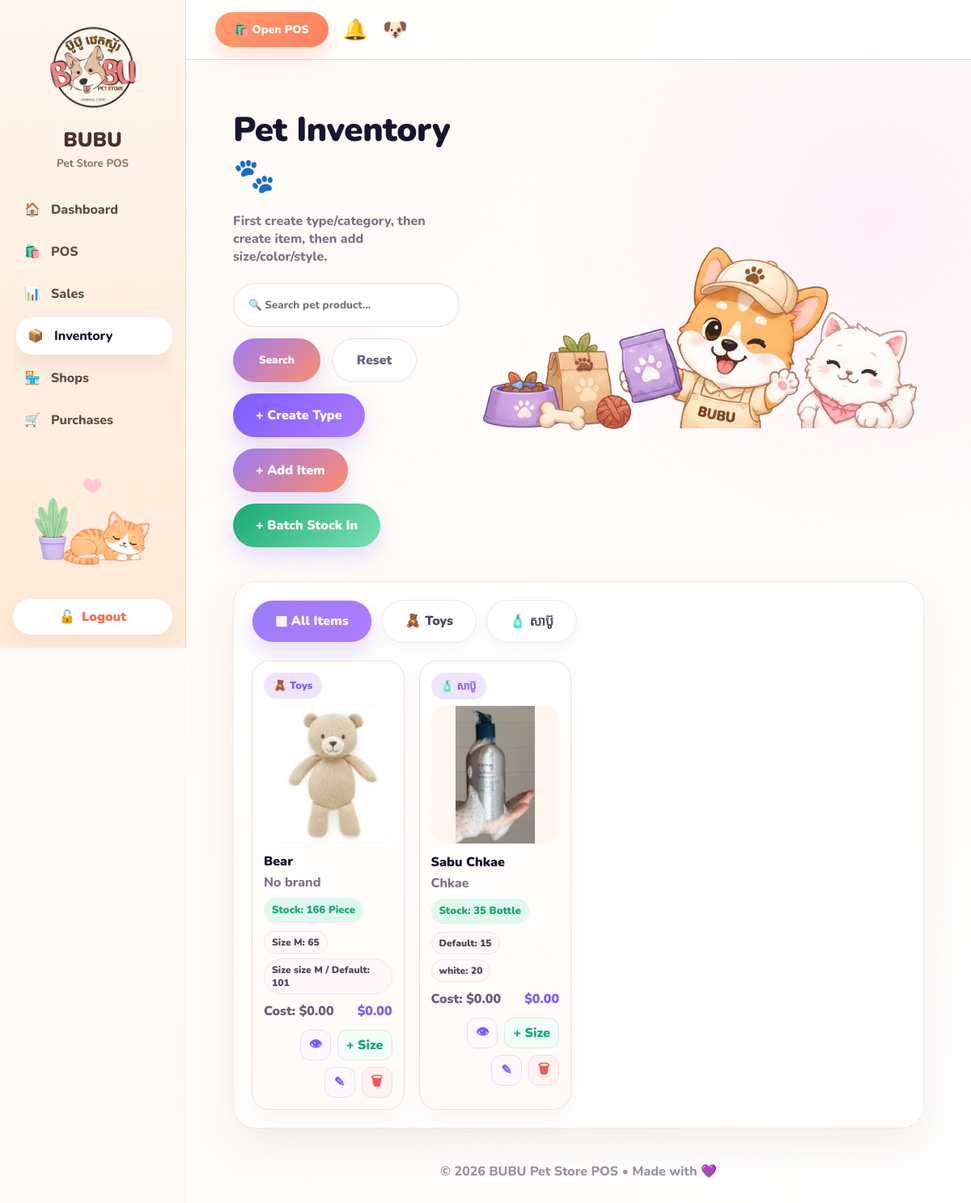
Screenshot of /inventory/ (signed in) with the database file from the repository.
### inventory/models.py (models this page shows, shortened)
class ItemType(models.Model):
    name = models.CharField(max_length=100, unique=True)
    emoji = models.CharField(max_length=10, blank=True, default="📦")
    is_active = models.BooleanField(default=True)

class Item(models.Model):
    UNIT_CHOICES = [
        ("piece", "Piece"),
        ("bottle", "Bottle"),
        ("ml", "ML"),
        ("g", "Gram"),
        ("kg", "KG"),
        ("pack", "Pack"),
        ("box", "Box"),
    ]
    item_type = models.ForeignKey(
        ItemType,
        on_delete=models.SET_NULL,
        null=True,
        blank=True,
        related_name="items",
    )
    name = models.CharField(max_length=200)
    brand = models.CharField(max_length=100, blank=True, default="")
    image = models.ImageField(upload_to="items/", blank=True, null=True)
    unit = models.CharField(max_length=20, choices=UNIT_CHOICES, default="piece")
    cost_price = models.DecimalField(max_digits=10, decimal_places=2, default=0)
    sale_price = models.DecimalField(max_digits=10, decimal_places=2, default=0)
    is_active = models.BooleanField(default=True)
    created_at = models.DateTimeField(auto_now_add=True)
    @property
    def total_stock(self):
        return sum(v.quantity for v in self.variants.filter(is_active=True))

class ItemVariant(models.Model):
    item = models.ForeignKey(
        Item,
        on_delete=models.CASCADE,
        related_name="variants",
    )
    sku = models.CharField(max_length=80, blank=True, default="")
    image = models.ImageField(upload_to="item_variants/", blank=True, null=True)
    color = models.CharField(max_length=50, blank=True, default="")
    size = models.CharField(max_length=50, blank=True, default="")
    label = models.CharField(max_length=100, blank=True, default="")
    quantity = models.IntegerField(default=0)
    cost_price = models.DecimalField(max_digits=10, decimal_places=2, default=0)
    sale_price = models.DecimalField(max_digits=10, decimal_places=2, default=0)
    is_active = models.BooleanField(default=True)
    class Meta:
        ordering = ["item__name", "size", "color", "label", "id"]
        indexes = [
            models.Index(fields=["item", "is_active"]),
            models.Index(fields=["sku"]),
        ]
    def display_name(self):
        parts = []
        if self.size:
            parts.append(f"Size {self.size}")
        if self.color:
            parts.append(self.color)
        if self.label:
            parts.append(self.label)
        return " / ".join(parts) if parts else "Default"

### inventory/views.py (the view, shortened to what this page needs)
# urls.py: path("", views.item_list, name="item_list"),
@login_required
def item_list(request):
    q = request.GET.get("q", "").strip()
    type_id = request.GET.get("type", "").strip()
    items = (
        Item.objects
        .prefetch_related("variants")
        .select_related("item_type")
        .order_by("name")
    )
    item_types = ItemType.objects.filter(is_active=True).order_by("name")
    if type_id:
        items = items.filter(item_type_id=type_id)
    return render(request, "inventory/item_list.html", {
        "items": items,
        "item_types": item_types,
        "selected_type": type_id,
        "can_manage_inventory": can_manage_inventory(request.user),
        "can_view_cost_price": can_view_cost_price(request.user),
        "can_edit_cost_price": can_edit_cost_price(request.user),
    })

### inventory/views.py (called while the page is built)
def can_manage_inventory(user):
    return user.is_authenticated and (user.is_staff or user.is_superuser)

def can_view_cost_price(user):
    return user.is_authenticated and (
        user.is_superuser or user.has_perm("inventory.can_view_cost_price")
    )

def can_edit_cost_price(user):
    return user.is_authenticated and (
        user.is_superuser or user.has_perm("inventory.can_edit_cost_price")
    )

### templates/inventory/item_list.html (shortened to what this page needs)
{% extends "base.html" %}
{% load static %}
{% block content %}
<div class="inventory-hero">
    <div class="inventory-title">
        <h1>Pet Inventory 🐾</h1>
        <p>First create type/category, then create item, then add size/color/style.</p>
        <form method="get" class="tool-row">
            <input class="search-pill" type="text" name="q" placeholder="🔍 Search pet product..." value="{{ request.GET.q }}">
            <button class="btn-search" type="submit">Search</button>
            <a href="{% url 'item_list' %}" class="btn-reset">Reset</a>
            {% if can_manage_inventory %}
                <a href="{% url 'item_type_create' %}" class="add-btn type-btn">+ Create Type</a>
                <a href="{% url 'item_create' %}" class="add-btn">+ Add Item</a>
                <a href="{% url 'stock_batch_in' %}" class="add-btn stock-batch-btn">+ Batch Stock In</a>
            {% endif %}
        </form>
    </div>
    <img src="{% static 'img/inventory-hero.png' %}" class="hero-img">
</div>
<div class="inventory-panel">
    <div class="category-tabs">
        <a class="tab {% if not selected_type %}active{% endif %}" href="{% url 'item_list' %}">▦ All Items</a>
        {% for type in item_types %}
            <a class="tab {% if selected_type == type.id|stringformat:'s' %}active{% endif %}" href="?type={{ type.id }}">
                {{ type.emoji }} {{ type.name }}
            </a>
        {% endfor %}
    </div>
    <div class="product-grid">
        {% for item in items %}
        <div class="product-card">
            <span class="badge">
                {% if item.item_type %}
                    {{ item.item_type.emoji }} {{ item.item_type.name }}
                {% else %}
                    📦 No Type
                {% endif %}
            </span>
            <a href="{% url 'item_detail' item.id %}">
                <div class="product-img">
                    {% if item.image %}
                        <img src="{{ item.image.url }}">
                    {% else %}
                        <div class="placeholder">📦</div>
                    {% endif %}
                </div>
            </a>
            <div class="product-name">
                <a href="?q={{ item.name }}">{{ item.name }}</a>
            </div>
            <div class="brand">{{ item.brand|default:"No brand" }}</div>
            {% if item.total_stock <= 3 %}
                <div class="stock low">Low Stock: {{ item.total_stock }} {{ item.get_unit_display }}</div>
            {% else %}
                <div class="stock">Stock: {{ item.total_stock }} {{ item.get_unit_display }}</div>
            {% endif %}
            <div class="variant-list">
                {% for variant in item.variants.all|slice:":3" %}
                    <span class="variant-chip">
                        {{ variant.display_name }}: {{ variant.quantity }}
                    </span>
                {% empty %}
                    <span class="variant-chip">No variant yet</span>
                {% endfor %}
            </div>
            {% if can_manage_inventory %}
            <div class="price-row">
                <span class="cost">Cost: ${{ item.cost_price|floatformat:2 }}</span>
                <span class="price">${{ item.sale_price|floatformat:2 }}</span>
            </div>
            {% endif %}
            <div class="action-row">
                <a href="{% url 'item_detail' item.id %}" class="icon-btn view-btn">👁</a>
                {% if can_manage_inventory %}
                    <a href="{% url 'item_variant_create' item.id %}" class="icon-btn stock-btn">+ Size</a>
                    <a href="{% url 'item_edit' item.id %}" class="icon-btn edit-btn">✎</a>
                    <a href="{% url 'item_delete' item.id %}" class="icon-btn delete-btn">🗑</a>
                {% endif %}
            </div>
        </div>
        {% endfor %}
    </div>
</div>
{% endblock %}

### templates/base.html (shortened to what this page needs)
{% load static %}
<!DOCTYPE html>
<html lang="en">
<head>
</head>
<body>
<div class="sidebar" id="sidebar">
    <div class="logo">
        <img src="{% static 'img/bubu-logo.png' %}" class="logo-img" alt="BUBU Logo">
        <h3>BUBU</h3>
        <small>Pet Store POS</small>
    </div>
    <div class="menu">
        <a href="{% url 'dashboard' %}" onclick="closeSidebar()" class="{% if request.resolver_match.url_name == 'dashboard' %}active{% endif %}">
            <span>🏠</span><span>Dashboard</span>
        </a>
        <a href="{% url 'pos' %}" onclick="closeSidebar()" class="{% if request.resolver_match.url_name == 'pos' %}active{% endif %}">
            <span>🛍️</span><span>POS</span>
        </a>
        <a href="{% url 'sale_list' %}" onclick="closeSidebar()" class="{% if request.resolver_match.url_name == 'sale_list' %}active{% endif %}">
            <span>📊</span><span>Sales</span>
        </a>
        <a href="{% url 'item_list' %}" onclick="closeSidebar()" class="{% if request.resolver_match.url_name == 'item_list' %}active{% endif %}">
            <span>📦</span><span>Inventory</span>
        </a>
        <a href="{% url 'branch_list' %}" onclick="closeSidebar()" class="{% if request.resolver_match.url_name == 'branch_list' %}active{% endif %}">
            <span>🏪</span><span>Shops</span>
        </a>
        <a href="{% url 'purchase_list' %}" onclick="closeSidebar()" class="{% if request.resolver_match.url_name == 'purchase_list' %}active{% endif %}">
            <span>🛒</span><span>Purchases</span>
        </a>
    </div>
    <div class="sidebar-footer">
        <img src="{% static 'img/sleep-cat.png' %}" class="sleep-cat-img" alt="Sleeping cat">
        <a href="{% url 'logout' %}" class="btn logout-btn">
            <span>🔓</span><span>Logout</span>
        </a>
    </div>
</div>
<div class="main">
    <div class="topbar">
        <div class="top-actions">
            <a class="open-pos" href="{% url 'pos' %}">🛍️ Open POS</a>
            <div class="bell">🔔</div>
            <div class="avatar">🐶</div>
        </div>
    </div>
    <div class="content">
        {% block content %}{% endblock %}
        <div class="footer">
            © 2026 BUBU Pet Store POS • Made with 💜
        </div>
    </div>
</div>
</body>
</html>

### templates/base.html (style rules this page uses)
* { box-sizing:border-box; }
html, body { margin:0; width:100%; min-height:100%; overflow-x:hidden; font-family:'Nunito',sans-serif; background:#fffaf6; color:#17152f; }
a { text-decoration:none; color:inherit; }
.sidebar { width:230px; height:100vh; position:fixed; left:0; top:0; background:linear-gradient(180deg,#fff6ee,#ffe9d7); border-right:1px solid #f1d8c4; padding:24px 16px 16px; display:flex; flex-direction:column; overflow:hidden; z-index:2000; transition:transform .28s ease; }
.logo { text-align:center; flex-shrink:0; margin-bottom:18px; }
.logo-img { width:118px; height:auto; object-fit:contain; background:transparent; margin-bottom:8px; }
.logo h3 { margin:0; font-size:25px; font-weight:900; color:#4a2f2a; }
.logo small { color:#8d6b5b; font-weight:700; }
.menu { flex:1; overflow-y:auto; overflow-x:hidden; padding-right:4px; scrollbar-width:thin; scrollbar-color:#d7b8ff transparent; }
.menu a { display:flex; align-items:center; gap:13px; padding:12px 14px; margin:6px 0; border-radius:20px; color:#5c4b45; font-weight:800; transition:.2s; white-space:nowrap; }
.menu a:hover, .menu a.active { background:white; color:#17152f; box-shadow:0 12px 28px rgba(130,91,60,.12); transform:translateX(4px); }
.sidebar-footer { flex-shrink:0; text-align:center; padding-top:12px; margin-top:auto; }
.sleep-cat-img { width:160px; display:block; margin:18px auto 16px; object-fit:contain; pointer-events:none; }
.logout-btn { width:100%; min-height:44px; justify-content:center; background:white; color:#ff6b4a !important; border:1px solid #f1d8c4; border-radius:999px; font-weight:900; box-shadow:0 8px 18px rgba(130,91,60,.08); }
.main { margin-left:230px; min-height:100vh; background: radial-gradient(circle at 88% 18%,#fff0f7 0,transparent 28%), linear-gradient(135deg,#fffaf6,#ffffff); overflow-x:hidden; }
.topbar { height:74px; background:rgba(255,255,255,.86); backdrop-filter:blur(14px); border-bottom:1px solid #f1d8c4; display:flex; justify-content:space-between; align-items:center; padding:0 36px; position:sticky; top:0; z-index:1500; }
.top-actions { display:flex; align-items:center; gap:18px; }
.open-pos { background:linear-gradient(135deg,#ff9d6c,#ff7f61); color:white; padding:12px 24px; border-radius:30px; font-size:14px; font-weight:900; box-shadow:0 12px 25px rgba(255,127,97,.25); transition:.2s; }
.bell, .avatar { font-size:25px; }
.content { padding:58px; overflow-x:hidden; }
h1 { font-size:36px; font-weight:900; margin:0 0 8px; letter-spacing:-.5px; }
.tool-row { display:flex; gap:12px; align-items:center; margin-bottom:32px; flex-wrap:wrap; }
.search-input, input, select, textarea { border:1px solid #eaddec; border-radius:24px; padding:13px 16px; outline:none; background:white; font-family:'Nunito',sans-serif; font-weight:800; max-width:100%; }
.btn, button { min-height:44px; border:0; border-radius:24px; padding:0 24px; font-weight:900; text-decoration:none; display:inline-flex; align-items:center; justify-content:center; gap:8px; cursor:pointer; font-family:'Nunito',sans-serif; transition:.2s; }
.btn-search, .btn-add, .btn-primary { color:white; background:linear-gradient(135deg,#9b7cf6,#ff8c6b); box-shadow:0 12px 25px rgba(155,124,246,.25); }
.btn-reset { background:white; color:#6b6178; border:1px solid #eaddec; }
.badge { display:inline-flex; align-items:center; justify-content:center; padding:8px 14px; border-radius:999px; font-weight:900; font-size:13px; }
.order, .stock { display:flex; align-items:center; justify-content:space-between; padding:11px 0; border-bottom:1px solid #f5e8ef; font-weight:800; }
.footer { text-align:center; margin-top:42px; color:#9a91a7; font-weight:800; }

### rows the page displays
ItemType: emoji "🧸", name "Toys"
ItemType: emoji "🧴", name "សាប៊ូ"
Item: item_type.emoji "🧸", item_type.name "Toys", image (picture), name "Bear", brand "No brand", total_stock "166", unit "Piece", cost_price "0.00", sale_price "0.00"
ItemVariant: display_name "Size M", quantity "65"
ItemVariant: display_name "Size size M / Default", quantity "101"
Item: item_type.emoji "🧴", item_type.name "សាប៊ូ", image (picture), name "Sabu Chkae", brand "Chkae", total_stock "35", unit "Bottle", cost_price "0.00", sale_price "0.00"
ItemVariant: display_name "Default", quantity "15"
ItemVariant: display_name "white", quantity "20"
